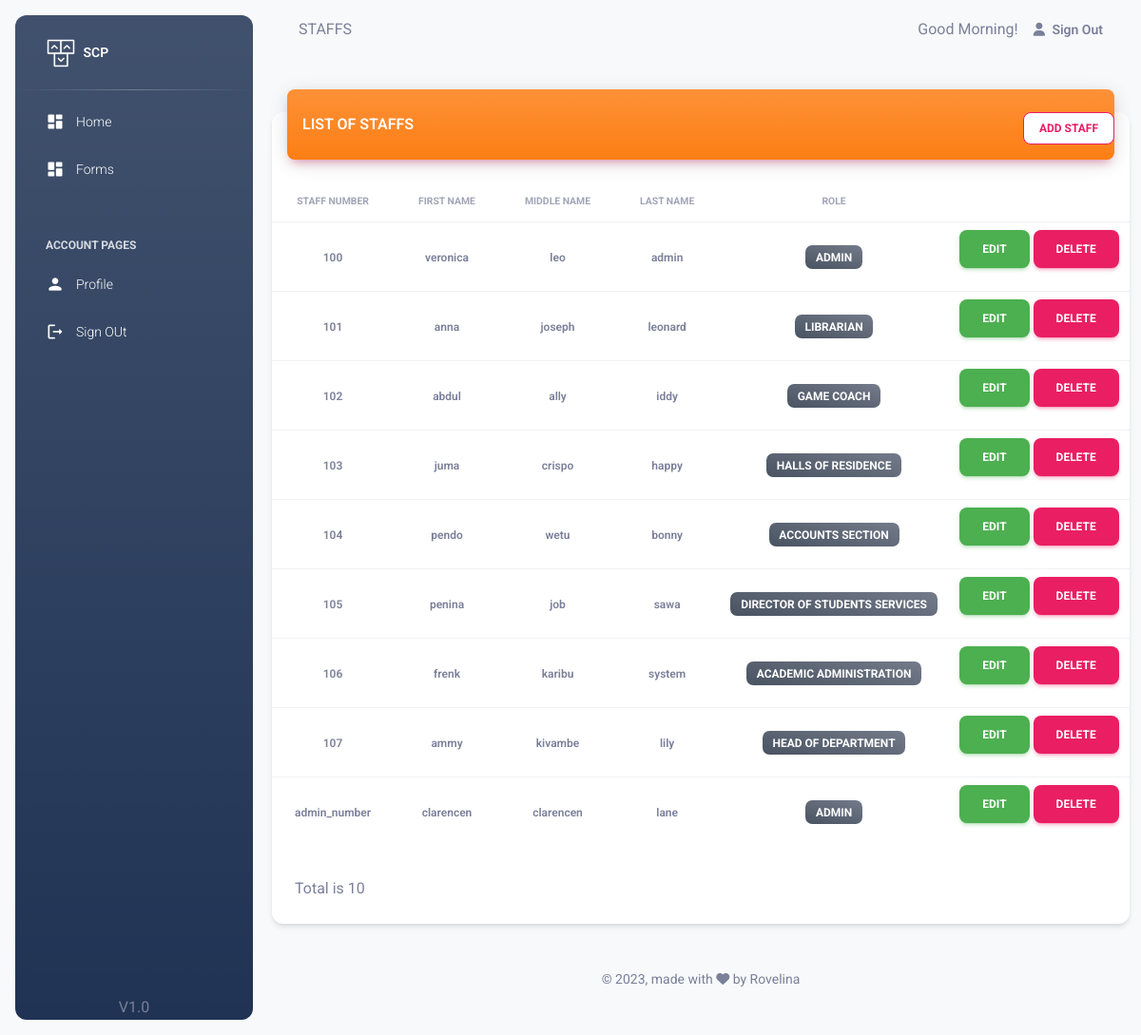
The page /pages/staff/staffs.php (signed in) on the database its author committed.
### tables this page shows
CREATE TABLE `staff` (
  `staff_number` varchar(50) NOT NULL,
  `first_name` varchar(50) NOT NULL,
  `middle_name` varchar(50) NOT NULL,
  `staff_role` int(11) NOT NULL,
  `email` varchar(50) NOT NULL,
  `password` varchar(250) NOT NULL,
  `last_name` varchar(50) NOT NULL,
  `department` int(11) NOT NULL,
  `title` varchar(50) NOT NULL
);

CREATE TABLE `staff_role` (
  `role_id` int(11) NOT NULL,
  `role_name` varchar(50) NOT NULL
);

### classes/Staff.php (called while the page is built, shortened)
<?php
 class Staff {
    public function get_all_staff($sessin_id)
    {
        try{
            $db = getDB();
            $stmt = $db->prepare("SELECT *  FROM staff stf
             inner join staff_role stp on stp.role_id = stf.staff_role
             WHERE staff_number != :staff_number ");
            $stmt->bindParam("staff_number", $sessin_id,PDO::PARAM_STR);
            $stmt->execute();
            $data = $stmt->fetchAll();
            return $data;
        }
        catch(PDOException $e) {
            echo '{"error":{"text":'. $e->getMessage() .'}}';
        }
    }
 }
?>

### pages/staff/staffs.php (the view, shortened to what this page needs)
<?php
    include('../session.php');
    $staffs=$staff_class->get_all_staff($login_session_id);
?>
<!DOCTYPE html>
<html lang="en">
  <head>
    <?php include 'head.php';?>
  </head>
  <body class="g-sidenav-show  bg-gray-100">
    <?php include 'aside.php';?>
    <main class="main-content border-radius-lg ">
      <?php include 'navbar.php';?>
      <div class="container-fluid py-4">
        <div class="row">
          <div class="col-12">
            <div class="card my-4">
              <div class="card-header p-0 position-relative mt-n4 mx-3 z-index-2">
                <div style="background-color:#fd7e14" class="bg-gradient  shadow-primary border-radius-lg pt-4 pb-3">
                  <div class="row">
                      <div class="col-6">
                        <h6 class="text-white  text-capitalize ps-3">LIST OF STAFFS </h6>
                      </div>
                      <div class="col-6 text-end ">
                          <a href="./add_staff.php" class="btn btn-outline-primary btn-sm mb-0 bg-white ">Add Staff</a>
                      </div>
                  </div>
                </div>
              </div>
              <div class="card-body px-0 pb-2">
                <div class="table-responsive p-0">
                <table class="table align-items-center mb-0">
                  <thead>
                    <tr>
                      <th class="text-center text-uppercase text-secondary text-xxs font-weight-bolder opacity-7">Staff Number</th>
                      <th class="text-center text-uppercase text-secondary text-xxs font-weight-bolder opacity-7">First Name</th>
                      <th class="text-center text-uppercase text-secondary text-xxs font-weight-bolder opacity-7">Middle Name</th>
                      <th class="text-center text-uppercase text-secondary text-xxs font-weight-bolder opacity-7">Last Name</th>
                      <th class="text-center text-uppercase text-secondary text-xxs font-weight-bolder opacity-7">Role</th>
                      <th class="text-center text-uppercase text-secondary text-xxs font-weight-bolder opacity-7"></th>
                    </tr>
                  </thead>
                  <tbody>
                      <?php
                        foreach ($staffs as $staff) {
                            echo "
                                <tr>
                                  <td class='align-middle text-center text-sm'>
                                  <span class='text-secondary text-xs font-weight-bold'>{$staff['staff_number']}</span>
                                  </td>
                                  <td class='align-middle text-center text-sm'>
                                    <span class='text-secondary text-xs font-weight-bold'>{$staff['first_name']}</span>
                                  </td>
                                  <td class='align-middle text-center text-sm'>
                                  <span class='text-secondary text-xs font-weight-bold'>{$staff['middle_name']}</span>
                                  </td>
                                  <td class='align-middle text-center'>
                                    <span class='text-secondary text-xs font-weight-bold'>{$staff['last_name']}</span>
                                  </td>
                                  <td class='align-middle text-center'>
                                      <span class='badge badge-sm bg-gradient-secondary'>{$staff['role_name']}</span>
                                  </td>
                                  <td class='align-middle text-center'>
                                      <a href='./edit_staff.php?id={$staff['staff_number']}' class='btn btn-success'>Edit</a>
                                      <button onclick='myFunction(\"{$staff['staff_number']}\")'  class='btn btn-primary'>Delete</button>
                                  </td>
                              </tr>
                            ";
                        }
                      ?>
                  </tbody>
                </table>
                </div>
              </div>
              <div class="card-footer">
                Total is <?php  echo count($staffs) +1?>
              </div>
            </div>
          </div>
        </div>
        <?php include 'footer.php';?>
      </div>
    </main>
  </body>
</html>

### rows shown on the page
staff: staff_number "100", first_name "veronica", middle_name "leo", last_name "admin", staff_role.role_name "ADMIN"
staff: staff_number "101", first_name "anna", middle_name "joseph", last_name "leonard", staff_role.role_name "LIBRARIAN"
staff: staff_number "102", first_name "abdul", middle_name "ally", last_name "iddy", staff_role.role_name "GAME COACH"
staff: staff_number "103", first_name "juma", middle_name "crispo", last_name "happy", staff_role.role_name "HALLS OF RESIDENCE"
staff: staff_number "104", first_name "pendo", middle_name "wetu", last_name "bonny", staff_role.role_name "ACCOUNTS SECTION"
staff: staff_number "105", first_name "penina", middle_name "job", last_name "sawa", staff_role.role_name "DIRECTOR OF STUDENTS SERVICES"
staff: staff_number "106", first_name "frenk", middle_name "karibu", last_name "system", staff_role.role_name "ACADEMIC ADMINISTRATION"
staff: staff_number "107", first_name "ammy", middle_name "kivambe", last_name "lily", staff_role.role_name "HEAD OF DEPARTMENT"
staff: staff_number "admin_number", first_name "clarencen", middle_name "clarencen", last_name "lane", staff_role.role_name "ADMIN"

### other values the page prints
$page_tittle "STAFFS"
count($staffs) +1 "10"
